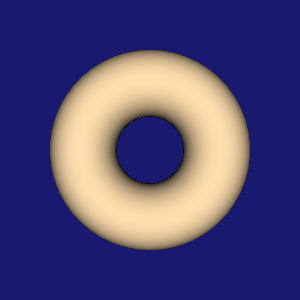

The Python source for this figure:
#!/usr/bin/env python

# Render a single vtkParametricTorus surface, centered and
# normalized to fit the viewport.

# Factory overrides: importing these modules registers the OpenGL rendering
# and interaction style implementations for vtkRenderingCore factory classes.
import vtkmodules.vtkInteractionStyle  # noqa: F401
import vtkmodules.vtkRenderingOpenGL2  # noqa: F401
# VTK pipeline classes used in this example
from vtkmodules.vtkCommonComputationalGeometry import vtkParametricTorus
from vtkmodules.vtkFiltersSources import vtkParametricFunctionSource
from vtkmodules.vtkRenderingCore import (
    vtkActor,
    vtkPolyDataMapper,
    vtkRenderWindow,
    vtkRenderWindowInteractor,
    vtkRenderer,
)

# Colors (normalized RGB)
navajo_white_rgb = (1.0, 0.871, 0.678)
midnight_blue_rgb = (0.098, 0.098, 0.439)

# Parametric function: define the torus surface
parametric_fn = vtkParametricTorus()

# Source: sample the parametric function to produce polygonal output
source = vtkParametricFunctionSource()
source.SetParametricFunction(parametric_fn)
source.SetUResolution(51)
source.SetVResolution(51)
source.SetWResolution(51)
source.Update()

# Normalize: scale and center the surface to fit the viewport
bounds = source.GetOutput().GetBounds()
max_dim = max(bounds[1] - bounds[0], bounds[3] - bounds[2], bounds[5] - bounds[4])
scale = 3.0 / max_dim if max_dim > 0 else 1.0
cx = (bounds[0] + bounds[1]) / 2.0
cy = (bounds[2] + bounds[3]) / 2.0
cz = (bounds[4] + bounds[5]) / 2.0

# Mapper: map polygon data to graphics primitives
mapper = vtkPolyDataMapper()
mapper.SetInputConnection(source.GetOutputPort())
# Actor: position and scale the mapped geometry
actor = vtkActor()
actor.SetMapper(mapper)
actor.GetProperty().SetColor(navajo_white_rgb)
actor.SetScale(scale, scale, scale)
actor.SetPosition(-cx * scale, -cy * scale, -cz * scale)

# Renderer: assemble the scene and configure the camera
renderer = vtkRenderer()
renderer.AddActor(actor)
renderer.SetBackground(midnight_blue_rgb)

# Window
render_window = vtkRenderWindow()
render_window.AddRenderer(renderer)
render_window.SetWindowName("parametric object torus")
render_window.SetMultiSamples(0)
render_window.SetSize(300, 300)

# Interactor
render_window_interactor = vtkRenderWindowInteractor()
render_window_interactor.SetRenderWindow(render_window)

# Scene: configure the camera
renderer.ResetCamera()

render_window_interactor.Initialize()
render_window_interactor.Start()
